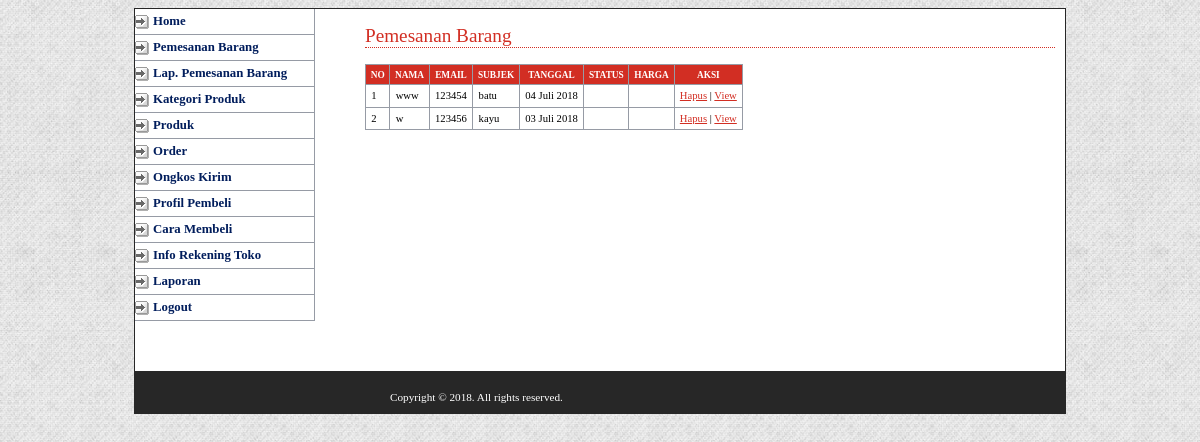
Page /adminweb/media.php?module=hubungi (signed in) on the committed database.
### tables this page shows
CREATE TABLE `hubungi` (
  `id_hubungi` int(5) NOT NULL,
  `id_kustomer` int(5) NOT NULL,
  `subjek` varchar(100) NOT NULL,
  `pesan` text NOT NULL,
  `tanggal` date NOT NULL
);

CREATE TABLE `kustomer` (
  `id_kustomer` int(5) NOT NULL,
  `password` varchar(50) NOT NULL,
  `nama_lengkap` varchar(100) NOT NULL,
  `alamat` text NOT NULL,
  `email` varchar(100) NOT NULL,
  `telpon` varchar(20) NOT NULL,
  `id_kota` int(5) NOT NULL
);

### config/fungsi_indotgl.php (called while the page is built, shortened)
<?php
	function tgl_indo($tgl){
			$tanggal = substr($tgl,8,2);
			$bulan = getBulan(substr($tgl,5,2));
			$tahun = substr($tgl,0,4);
			return $tanggal.' '.$bulan.' '.$tahun;
	}
	function getBulan($bln){
				switch ($bln){
					case 7:
						return "Juli";
						break;
				}
			}
?>

### adminweb/modul/mod_hubungi/hubungi.php (the view, shortened to what this page needs)
<?php
$aksi="modul/mod_hubungi/aksi_hubungi.php";
switch($_GET[act]){
  default:
    echo "<h2>Pemesanan Barang</h2>
          <table>
          <tr><th>no</th><th>nama</th><th>email</th><th>subjek</th><th>tanggal</th><th>Status</th><th>Harga</th><th>aksi</th></tr>";
    $tampil=mysql_query("SELECT * FROM hubungi,kustomer WHERE hubungi.id_kustomer=kustomer.id_kustomer ORDER BY id_hubungi DESC LIMIT 6");
    $no = $posisi+1;
    while ($r=mysql_fetch_array($tampil)){
      $tgl=tgl_indo($r[tanggal]);
      echo "<tr><td>$no</td>
                <td>$r[nama_lengkap]</td>
                <td>$r[telpon]</td>
                <td>$r[subjek]</td>
                <td>$tgl</a></td>
				<td>$r[status]</td>
				<td>$r[harga]</td>
                <td><a href=$aksi?module=hubungi&act=hapus&id=$r[id_hubungi]>Hapus</a> | <a href=?module=hubungi&act=view&id=$r[id_hubungi]>View</a>
                </td></tr>";
    $no++;
    }
    echo "</table>";
    break;
}
?>

### adminweb/style.css (style rules this page uses)
body { font-family: Tahoma; text-align: center; background:url(images/bg.jpg) left top repeat; }
a:link,a:visited { color:#D22E23; }
h2 { font: normal 120% Georgia; color: #D22E23; background-color: transparent; border-bottom: 1px dotted #D22E23; }
table { font-family: Tahoma; font-size: 8pt; border-width: 1px; border-style: solid; border-color: #999999; border-collapse: collapse; margin: 10px 0px; }
th { color: #FFFFFF; font-size: 7pt; text-transform: uppercase; text-align: center; padding: 0.5em; border-width: 1px; border-style: solid; border-color: #969BA5; border-collapse: collapse; background-color: #D22E23; }
td { padding: 0.5em; vertical-align: top; border-width: 1px; border-style: solid; border-color: #969BA5; border-collapse: collapse; }

### rows in the picture
hubungi: id_kustomer.nama_lengkap "www", id_kustomer.telpon "123454", subjek "batu", tanggal "04 Juli 2018"
hubungi: id_kustomer.nama_lengkap "w", id_kustomer.telpon "123456", subjek "kayu", tanggal "03 Juli 2018"
